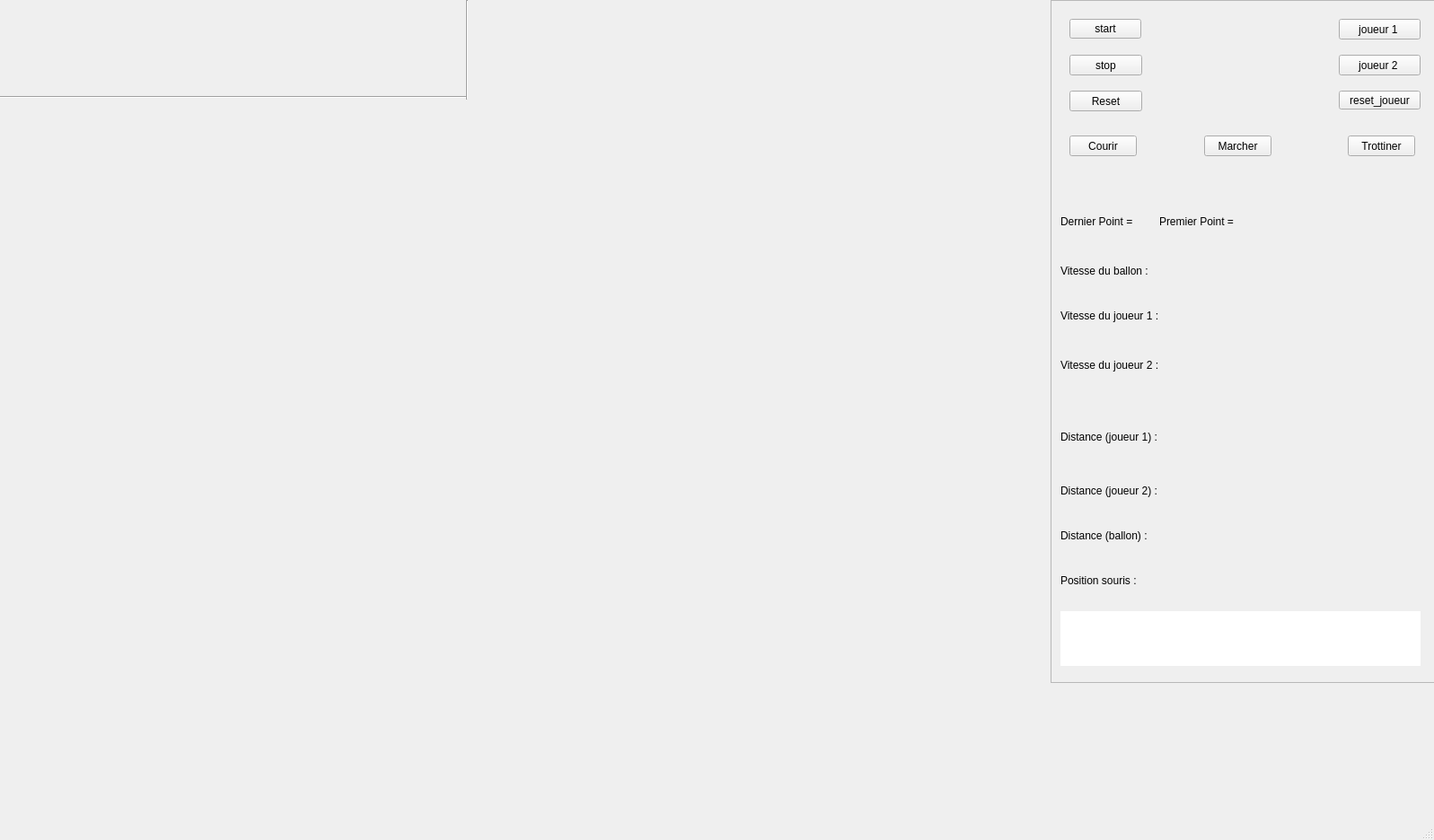
<?xml version="1.0" encoding="UTF-8"?>
<ui version="4.0">
 <class>MainWindow</class>
 <widget class="QMainWindow" name="MainWindow">
  <property name="geometry">
   <rect>
    <x>0</x>
    <y>0</y>
    <width>1597</width>
    <height>936</height>
   </rect>
  </property>
  <property name="sizeIncrement">
   <size>
    <width>0</width>
    <height>0</height>
   </size>
  </property>
  <property name="baseSize">
   <size>
    <width>50</width>
    <height>50</height>
   </size>
  </property>
  <property name="font">
   <font>
    <family>MS Shell Dlg 2</family>
   </font>
  </property>
  <property name="windowTitle">
   <string>MainWindow</string>
  </property>
  <property name="autoFillBackground">
   <bool>true</bool>
  </property>
  <widget class="QWidget" name="centralwidget">
   <widget class="QLabel" name="joueur_1">
    <property name="geometry">
     <rect>
      <x>10</x>
      <y>10</y>
      <width>71</width>
      <height>71</height>
     </rect>
    </property>
    <property name="sizeIncrement">
     <size>
      <width>50</width>
      <height>50</height>
     </size>
    </property>
    <property name="mouseTracking">
     <bool>false</bool>
    </property>
    <property name="autoFillBackground">
     <bool>true</bool>
    </property>
    <property name="midLineWidth">
     <number>1</number>
    </property>
    <property name="text">
     <string/>
    </property>
    <property name="pixmap">
     <pixmap>../../Cahier_de_jeu_rugby_Noah/img/1.png</pixmap>
    </property>
    <property name="scaledContents">
     <bool>true</bool>
    </property>
    <property name="alignment">
     <set>Qt::AlignLeading|Qt::AlignLeft|Qt::AlignVCenter</set>
    </property>
    <property name="wordWrap">
     <bool>false</bool>
    </property>
   </widget>
   <widget class="QScrollArea" name="scrollArea">
    <property name="geometry">
     <rect>
      <x>1170</x>
      <y>0</y>
      <width>431</width>
      <height>761</height>
     </rect>
    </property>
    <property name="autoFillBackground">
     <bool>true</bool>
    </property>
    <property name="widgetResizable">
     <bool>true</bool>
    </property>
    <widget class="QWidget" name="scrollAreaWidgetContents">
     <property name="geometry">
      <rect>
       <x>0</x>
       <y>0</y>
       <width>429</width>
       <height>759</height>
      </rect>
     </property>
     <widget class="QPushButton" name="start">
      <property name="geometry">
       <rect>
        <x>20</x>
        <y>20</y>
        <width>80</width>
        <height>22</height>
       </rect>
      </property>
      <property name="autoFillBackground">
       <bool>true</bool>
      </property>
      <property name="text">
       <string>start</string>
      </property>
     </widget>
     <widget class="QPushButton" name="stop">
      <property name="geometry">
       <rect>
        <x>20</x>
        <y>60</y>
        <width>81</width>
        <height>23</height>
       </rect>
      </property>
      <property name="autoFillBackground">
       <bool>true</bool>
      </property>
      <property name="text">
       <string>stop</string>
      </property>
     </widget>
     <widget class="QLabel" name="x">
      <property name="geometry">
       <rect>
        <x>10</x>
        <y>210</y>
        <width>91</width>
        <height>71</height>
       </rect>
      </property>
      <property name="autoFillBackground">
       <bool>true</bool>
      </property>
      <property name="text">
       <string>Dernier Point = </string>
      </property>
     </widget>
     <widget class="QLabel" name="y">
      <property name="geometry">
       <rect>
        <x>120</x>
        <y>210</y>
        <width>101</width>
        <height>71</height>
       </rect>
      </property>
      <property name="autoFillBackground">
       <bool>true</bool>
      </property>
      <property name="text">
       <string>Premier Point = </string>
      </property>
     </widget>
     <widget class="QLabel" name="label_2">
      <property name="geometry">
       <rect>
        <x>10</x>
        <y>520</y>
        <width>391</width>
        <height>51</height>
       </rect>
      </property>
      <property name="autoFillBackground">
       <bool>true</bool>
      </property>
      <property name="text">
       <string>Distance (joueur 2) :</string>
      </property>
     </widget>
     <widget class="QLabel" name="pos_souris">
      <property name="geometry">
       <rect>
        <x>10</x>
        <y>620</y>
        <width>391</width>
        <height>51</height>
       </rect>
      </property>
      <property name="autoFillBackground">
       <bool>true</bool>
      </property>
      <property name="text">
       <string>Position souris : </string>
      </property>
     </widget>
     <widget class="QPushButton" name="joueur1">
      <property name="geometry">
       <rect>
        <x>320</x>
        <y>20</y>
        <width>91</width>
        <height>23</height>
       </rect>
      </property>
      <property name="text">
       <string>joueur 1 </string>
      </property>
     </widget>
     <widget class="QPushButton" name="joueur2">
      <property name="geometry">
       <rect>
        <x>320</x>
        <y>60</y>
        <width>91</width>
        <height>23</height>
       </rect>
      </property>
      <property name="text">
       <string>joueur 2 </string>
      </property>
     </widget>
     <widget class="QPushButton" name="reset">
      <property name="geometry">
       <rect>
        <x>20</x>
        <y>100</y>
        <width>81</width>
        <height>23</height>
       </rect>
      </property>
      <property name="text">
       <string>Reset</string>
      </property>
     </widget>
     <widget class="QLabel" name="distance">
      <property name="geometry">
       <rect>
        <x>10</x>
        <y>460</y>
        <width>381</width>
        <height>51</height>
       </rect>
      </property>
      <property name="autoFillBackground">
       <bool>true</bool>
      </property>
      <property name="text">
       <string>Distance (joueur 1) : </string>
      </property>
     </widget>
     <widget class="QLabel" name="distance_ballon">
      <property name="geometry">
       <rect>
        <x>10</x>
        <y>570</y>
        <width>401</width>
        <height>51</height>
       </rect>
      </property>
      <property name="autoFillBackground">
       <bool>true</bool>
      </property>
      <property name="text">
       <string>Distance (ballon) :</string>
      </property>
     </widget>
     <widget class="QPushButton" name="Courir">
      <property name="geometry">
       <rect>
        <x>20</x>
        <y>150</y>
        <width>75</width>
        <height>23</height>
       </rect>
      </property>
      <property name="text">
       <string>Courir</string>
      </property>
     </widget>
     <widget class="QPushButton" name="Marcher">
      <property name="geometry">
       <rect>
        <x>170</x>
        <y>150</y>
        <width>75</width>
        <height>23</height>
       </rect>
      </property>
      <property name="text">
       <string>Marcher</string>
      </property>
     </widget>
     <widget class="QPushButton" name="Trottiner">
      <property name="geometry">
       <rect>
        <x>330</x>
        <y>150</y>
        <width>75</width>
        <height>23</height>
       </rect>
      </property>
      <property name="text">
       <string>Trottiner</string>
      </property>
     </widget>
     <widget class="QPushButton" name="reset_joueur">
      <property name="geometry">
       <rect>
        <x>320</x>
        <y>100</y>
        <width>91</width>
        <height>21</height>
       </rect>
      </property>
      <property name="text">
       <string>reset_joueur</string>
      </property>
     </widget>
     <widget class="QLabel" name="alerte">
      <property name="geometry">
       <rect>
        <x>10</x>
        <y>680</y>
        <width>401</width>
        <height>61</height>
       </rect>
      </property>
      <property name="font">
       <font>
        <family>MS Shell Dlg 2</family>
        <pointsize>22</pointsize>
       </font>
      </property>
      <property name="autoFillBackground">
       <bool>false</bool>
      </property>
      <property name="styleSheet">
       <string notr="true">color: rgb(255, 255, 255);
background-color: rgb(255, 255, 255);</string>
      </property>
      <property name="text">
       <string> Alerte : impossibilité physique!!!</string>
      </property>
      <property name="scaledContents">
       <bool>true</bool>
      </property>
      <property name="alignment">
       <set>Qt::AlignCenter</set>
      </property>
     </widget>
     <widget class="QLabel" name="vitesse_ballon">
      <property name="geometry">
       <rect>
        <x>10</x>
        <y>280</y>
        <width>371</width>
        <height>41</height>
       </rect>
      </property>
      <property name="text">
       <string>Vitesse du ballon : </string>
      </property>
     </widget>
     <widget class="QLabel" name="vitesse_joueur1">
      <property name="geometry">
       <rect>
        <x>10</x>
        <y>330</y>
        <width>371</width>
        <height>41</height>
       </rect>
      </property>
      <property name="text">
       <string>Vitesse du joueur 1 :</string>
      </property>
     </widget>
     <widget class="QLabel" name="vitesse_joueur2">
      <property name="geometry">
       <rect>
        <x>10</x>
        <y>380</y>
        <width>381</width>
        <height>51</height>
       </rect>
      </property>
      <property name="text">
       <string>Vitesse du joueur 2 :</string>
      </property>
     </widget>
    </widget>
   </widget>
   <widget class="Line" name="line">
    <property name="geometry">
     <rect>
      <x>0</x>
      <y>100</y>
      <width>521</width>
      <height>16</height>
     </rect>
    </property>
    <property name="orientation">
     <enum>Qt::Horizontal</enum>
    </property>
   </widget>
   <widget class="Line" name="line_2">
    <property name="geometry">
     <rect>
      <x>510</x>
      <y>0</y>
      <width>20</width>
      <height>111</height>
     </rect>
    </property>
    <property name="font">
     <font>
      <family>MS Shell Dlg 2</family>
      <weight>75</weight>
      <bold>true</bold>
     </font>
    </property>
    <property name="layoutDirection">
     <enum>Qt::RightToLeft</enum>
    </property>
    <property name="autoFillBackground">
     <bool>false</bool>
    </property>
    <property name="orientation">
     <enum>Qt::Vertical</enum>
    </property>
   </widget>
   <widget class="QLabel" name="joueur_2">
    <property name="geometry">
     <rect>
      <x>220</x>
      <y>10</y>
      <width>71</width>
      <height>71</height>
     </rect>
    </property>
    <property name="autoFillBackground">
     <bool>true</bool>
    </property>
    <property name="text">
     <string/>
    </property>
    <property name="pixmap">
     <pixmap>../../Cahier_de_jeu_rugby_Noah/img/14.png</pixmap>
    </property>
    <property name="scaledContents">
     <bool>true</bool>
    </property>
   </widget>
   <widget class="QLabel" name="ballon">
    <property name="geometry">
     <rect>
      <x>410</x>
      <y>10</y>
      <width>71</width>
      <height>71</height>
     </rect>
    </property>
    <property name="autoFillBackground">
     <bool>true</bool>
    </property>
    <property name="text">
     <string/>
    </property>
    <property name="pixmap">
     <pixmap>../../Cahier_de_jeu_rugby_Noah/img/ballon.png</pixmap>
    </property>
    <property name="scaledContents">
     <bool>true</bool>
    </property>
   </widget>
  </widget>
  <widget class="QStatusBar" name="statusbar"/>
 </widget>
 <resources/>
 <connections/>
</ui>
